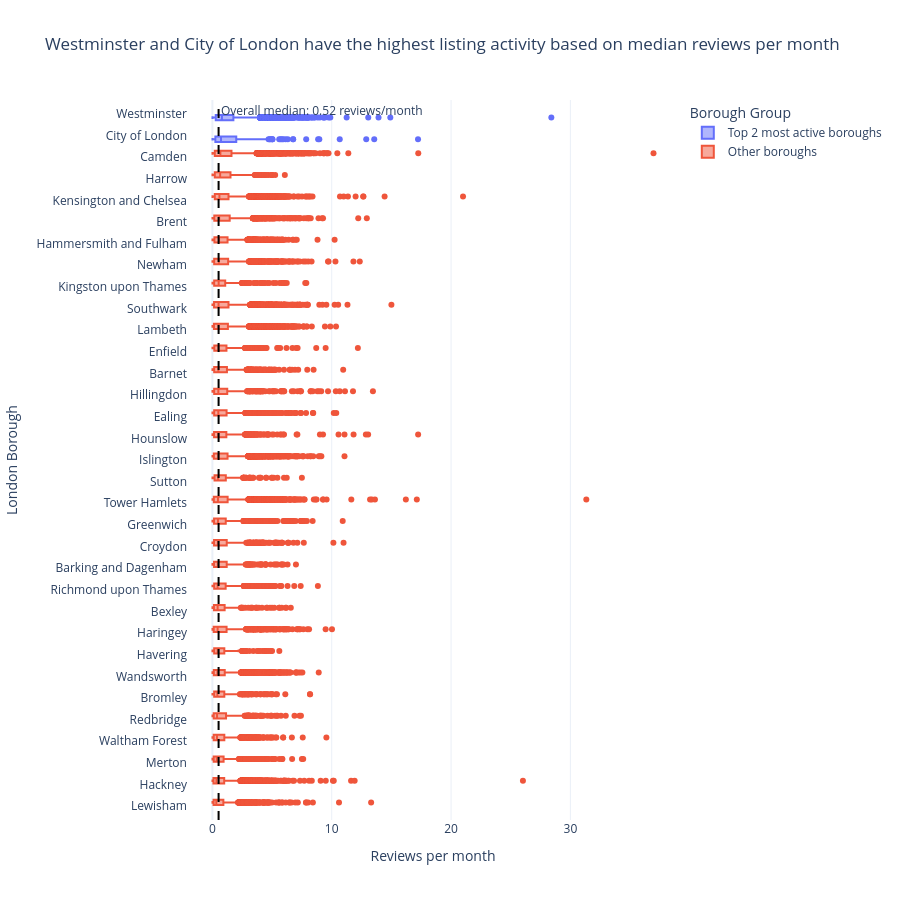

The notebook cell this image was saved under:
### Code cell
# ------------------------------------------------------------
# Task 2 — Box plot: listing activity by borough
# ------------------------------------------------------------

import plotly.express as px
import plotly.graph_objects as go

# ------------------------------------------------------------
# 1. Choose borough column
# ------------------------------------------------------------

possible_borough_cols = ["neighbourhood", "neighbourhood_cleansed", "borough"]

borough_col = None

for col in possible_borough_cols:
    if col in df.columns:
        borough_col = col
        break

if borough_col is None:
    raise ValueError(
        "No borough/neighbourhood column found. Run df.columns to check the correct column name."
    )

print(f"Using borough column: {borough_col}")


# ------------------------------------------------------------
# 2. Filter out listings with zero reviews per month
# ------------------------------------------------------------

df_task2 = df[df["reviews_per_month"] > 0].copy()

print(f"Task 2 dataset size after removing zero-review listings: {len(df_task2)}")


# ------------------------------------------------------------
# 3. Sort boroughs by median reviews per month
# ------------------------------------------------------------

borough_medians = (
    df_task2
    .groupby(borough_col)["reviews_per_month"]
    .median()
    .sort_values(ascending=False)
)

borough_order = borough_medians.index.tolist()
top_two_boroughs = borough_medians.head(2).index.tolist()

print("Two most active boroughs:")
print(borough_medians.head(2))


# ------------------------------------------------------------
# 4. Create highlight column for top two boroughs
# ------------------------------------------------------------

df_task2["borough_activity_group"] = df_task2[borough_col].apply(
    lambda x: "Top 2 most active boroughs" if x in top_two_boroughs else "Other boroughs"
)


# ------------------------------------------------------------
# 5. Overall median reference line
# ------------------------------------------------------------

overall_median_reviews = round(df_task2["reviews_per_month"].median(), 2)

print(f"\nOverall median reviews per month: {overall_median_reviews}")


# ------------------------------------------------------------
# 6. Plotly Express horizontal box plot first
# ------------------------------------------------------------

fig = px.box(
    df_task2,
    x="reviews_per_month",
    y=borough_col,
    color="borough_activity_group",
    points="outliers",
    orientation="h",
    category_orders={
        borough_col: borough_order,
        "borough_activity_group": ["Top 2 most active boroughs", "Other boroughs"]
    },
    title=(
        f"{top_two_boroughs[0]} and {top_two_boroughs[1]} have the highest listing activity "
        "based on median reviews per month"
    ),
    labels={
        "reviews_per_month": "Reviews per month",
        borough_col: "London Borough",
        "borough_activity_group": "Borough Group"
    }
)


# ------------------------------------------------------------
# 7. Graph Objects addition: overall median reference line
# ------------------------------------------------------------

fig.add_vline(
    x=overall_median_reviews,
    line_dash="dash",
    line_color="black",
    annotation_text=f"Overall median: {overall_median_reviews} reviews/month",
    annotation_position="top right"
)


# ------------------------------------------------------------
# 8. Final layout
# ------------------------------------------------------------

fig.update_layout(
    xaxis_title="Reviews per month",
    yaxis_title="London Borough",
    legend_title_text="Borough Group",
    template="plotly_white",
    height=900
)

fig.show()

### Figure 1 — Plotly figure (JSON) as saved in the notebook; plotly's stock layout.template omitted (floating-point values rounded to 4 significant figures; data arrays with more than 128 entries replaced by an {"elided": "..."} marker saying what was removed)
{"data": [{"alignmentgroup": "True", "boxpoints": "outliers", "hovertemplate": "Borough Group=Top 2 most active boroughs<br>Reviews per month=%{x}<br>London Borough=%{y}<extra></extra>", "legendgroup": "Top 2 most active boroughs", "marker": {"color": "#636efa"}, "name": "Top 2 most active boroughs", "notched": false, "offsetgroup": "Top 2 most active boroughs", "orientation": "h", "showlegend": true, "type": "box", "x": {"elided": "9073 float values"}, "x0": " ", "xaxis": "x", "y": {"elided": "9073 str values"}, "y0": " ", "yaxis": "y"}, {"alignmentgroup": "True", "boxpoints": "outliers", "hovertemplate": "Borough Group=Other boroughs<br>Reviews per month=%{x}<br>London Borough=%{y}<extra></extra>", "legendgroup": "Other boroughs", "marker": {"color": "#EF553B"}, "name": "Other boroughs", "notched": false, "offsetgroup": "Other boroughs", "orientation": "h", "showlegend": true, "type": "box", "x": {"elided": "63676 float values"}, "x0": " ", "xaxis": "x", "y": {"elided": "63676 str values"}, "y0": " ", "yaxis": "y"}], "layout": {"annotations": [{"showarrow": false, "text": "Overall median: 0.52 reviews/month", "x": 0.52, "xanchor": "left", "xref": "x", "y": 1, "yanchor": "top", "yref": "y domain"}], "boxmode": "group", "height": 900, "legend": {"title": {"text": "Borough Group"}, "tracegroupgap": 0}, "shapes": [{"line": {"color": "black", "dash": "dash"}, "type": "line", "x0": 0.52, "x1": 0.52, "xref": "x", "y0": 0, "y1": 1, "yref": "y domain"}], "title": {"text": "Westminster and City of London have the highest listing activity based on median reviews per month"}, "xaxis": {"anchor": "y", "domain": [0, 1], "title": {"text": "Reviews per month"}}, "yaxis": {"anchor": "x", "categoryarray": ["Lewisham", "Hackney", "Merton", "Waltham Forest", "Redbridge", "Bromley", "Wandsworth", "Havering", "Haringey", "Bexley", "Richmond upon Thames", "Barking and Dagenham", "Croydon", "Greenwich", "Tower Hamlets", "Sutton", "Islington", "Hounslow", "Ealing", "Hillingdon", "Barnet", "Enfield", "Lambeth", "Southwark", "Kingston upon Thames", "Newham", "Hammersmith and Fulham", "Brent", "Kensington and Chelsea", "Harrow", "Camden", "City of London", "Westminster"], "categoryorder": "array", "domain": [0, 1], "title": {"text": "London Borough"}}}}
